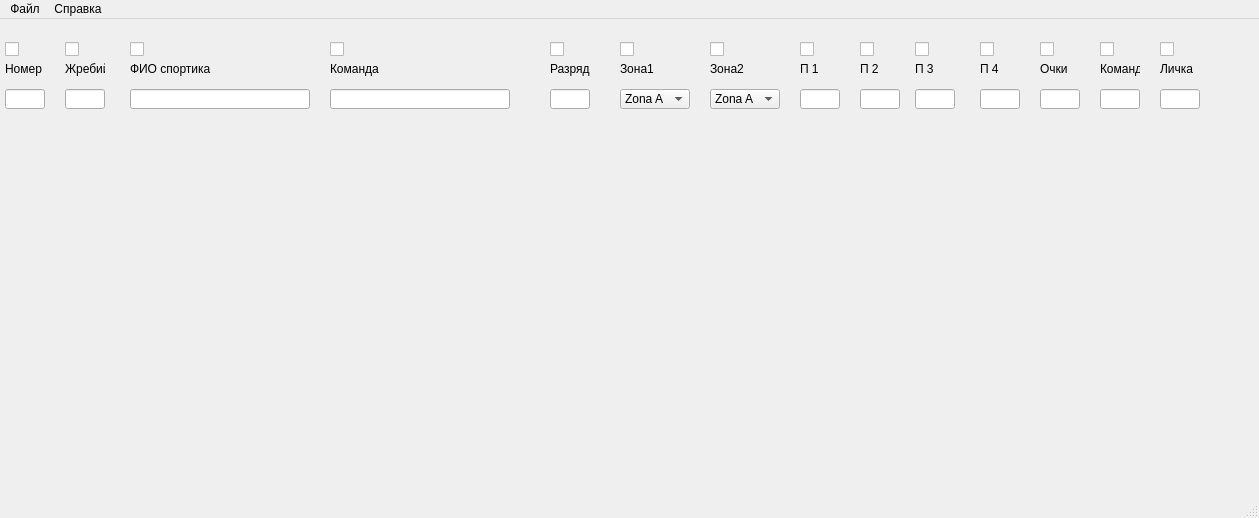
<?xml version="1.0" encoding="UTF-8"?>
<ui version="4.0">
 <class>MainWindow</class>
 <widget class="QMainWindow" name="MainWindow">
  <property name="geometry">
   <rect>
    <x>0</x>
    <y>0</y>
    <width>1259</width>
    <height>518</height>
   </rect>
  </property>
  <property name="windowTitle">
   <string>MainWindow</string>
  </property>
  <widget class="QWidget" name="centralwidget">
   <widget class="QLineEdit" name="Sportik_number_">
    <property name="geometry">
     <rect>
      <x>5</x>
      <y>70</y>
      <width>40</width>
      <height>20</height>
     </rect>
    </property>
   </widget>
   <widget class="QLineEdit" name="Sportik_fio_">
    <property name="geometry">
     <rect>
      <x>130</x>
      <y>70</y>
      <width>180</width>
      <height>20</height>
     </rect>
    </property>
   </widget>
   <widget class="QLineEdit" name="Sportik_period1_">
    <property name="geometry">
     <rect>
      <x>800</x>
      <y>70</y>
      <width>40</width>
      <height>20</height>
     </rect>
    </property>
   </widget>
   <widget class="QLineEdit" name="Sportik_period2_">
    <property name="geometry">
     <rect>
      <x>860</x>
      <y>70</y>
      <width>40</width>
      <height>20</height>
     </rect>
    </property>
   </widget>
   <widget class="QLineEdit" name="Sportik_period3_">
    <property name="geometry">
     <rect>
      <x>915</x>
      <y>70</y>
      <width>40</width>
      <height>20</height>
     </rect>
    </property>
   </widget>
   <widget class="QLineEdit" name="Sportik_period4_">
    <property name="geometry">
     <rect>
      <x>980</x>
      <y>70</y>
      <width>40</width>
      <height>20</height>
     </rect>
    </property>
   </widget>
   <widget class="QComboBox" name="Sportik_zona1_">
    <property name="geometry">
     <rect>
      <x>620</x>
      <y>70</y>
      <width>70</width>
      <height>20</height>
     </rect>
    </property>
    <item>
     <property name="text">
      <string>Zona A</string>
     </property>
    </item>
    <item>
     <property name="text">
      <string>Zona B</string>
     </property>
    </item>
    <item>
     <property name="text">
      <string>Zona C</string>
     </property>
    </item>
   </widget>
   <widget class="QComboBox" name="Sportik_zona2_">
    <property name="geometry">
     <rect>
      <x>710</x>
      <y>70</y>
      <width>70</width>
      <height>20</height>
     </rect>
    </property>
    <item>
     <property name="text">
      <string>Zona A</string>
     </property>
    </item>
    <item>
     <property name="text">
      <string>Zona B</string>
     </property>
    </item>
    <item>
     <property name="text">
      <string>Zona C</string>
     </property>
    </item>
   </widget>
   <widget class="QCheckBox" name="checkBox_number_">
    <property name="geometry">
     <rect>
      <x>5</x>
      <y>20</y>
      <width>40</width>
      <height>20</height>
     </rect>
    </property>
    <property name="sizePolicy">
     <sizepolicy hsizetype="Minimum" vsizetype="Fixed">
      <horstretch>0</horstretch>
      <verstretch>0</verstretch>
     </sizepolicy>
    </property>
    <property name="text">
     <string/>
    </property>
    <property name="checked">
     <bool>false</bool>
    </property>
   </widget>
   <widget class="QCheckBox" name="checkBox_fio_">
    <property name="geometry">
     <rect>
      <x>130</x>
      <y>20</y>
      <width>180</width>
      <height>20</height>
     </rect>
    </property>
    <property name="text">
     <string/>
    </property>
    <property name="checked">
     <bool>false</bool>
    </property>
   </widget>
   <widget class="QCheckBox" name="checkBox_zona1_">
    <property name="geometry">
     <rect>
      <x>620</x>
      <y>20</y>
      <width>70</width>
      <height>20</height>
     </rect>
    </property>
    <property name="text">
     <string/>
    </property>
    <property name="checked">
     <bool>false</bool>
    </property>
   </widget>
   <widget class="QCheckBox" name="checkBox_zona2_">
    <property name="geometry">
     <rect>
      <x>710</x>
      <y>20</y>
      <width>70</width>
      <height>20</height>
     </rect>
    </property>
    <property name="text">
     <string/>
    </property>
    <property name="checked">
     <bool>false</bool>
    </property>
   </widget>
   <widget class="QCheckBox" name="checkBox_period1_">
    <property name="geometry">
     <rect>
      <x>800</x>
      <y>20</y>
      <width>40</width>
      <height>20</height>
     </rect>
    </property>
    <property name="text">
     <string/>
    </property>
    <property name="checked">
     <bool>false</bool>
    </property>
   </widget>
   <widget class="QCheckBox" name="checkBox_period2_">
    <property name="geometry">
     <rect>
      <x>860</x>
      <y>20</y>
      <width>40</width>
      <height>20</height>
     </rect>
    </property>
    <property name="text">
     <string/>
    </property>
    <property name="checked">
     <bool>false</bool>
    </property>
   </widget>
   <widget class="QCheckBox" name="checkBox_period3_">
    <property name="geometry">
     <rect>
      <x>915</x>
      <y>20</y>
      <width>40</width>
      <height>20</height>
     </rect>
    </property>
    <property name="text">
     <string/>
    </property>
    <property name="checked">
     <bool>false</bool>
    </property>
   </widget>
   <widget class="QCheckBox" name="checkBox_period4_">
    <property name="geometry">
     <rect>
      <x>980</x>
      <y>20</y>
      <width>40</width>
      <height>20</height>
     </rect>
    </property>
    <property name="text">
     <string/>
    </property>
    <property name="checked">
     <bool>false</bool>
    </property>
   </widget>
   <widget class="QLineEdit" name="Sportik_points_">
    <property name="geometry">
     <rect>
      <x>1040</x>
      <y>70</y>
      <width>40</width>
      <height>20</height>
     </rect>
    </property>
   </widget>
   <widget class="QLineEdit" name="Sportik_team_place_">
    <property name="geometry">
     <rect>
      <x>1160</x>
      <y>70</y>
      <width>40</width>
      <height>20</height>
     </rect>
    </property>
   </widget>
   <widget class="QCheckBox" name="checkBox_points_">
    <property name="geometry">
     <rect>
      <x>1040</x>
      <y>20</y>
      <width>40</width>
      <height>20</height>
     </rect>
    </property>
    <property name="text">
     <string/>
    </property>
    <property name="checked">
     <bool>false</bool>
    </property>
   </widget>
   <widget class="QCheckBox" name="checkBox_team_place_">
    <property name="geometry">
     <rect>
      <x>1160</x>
      <y>20</y>
      <width>40</width>
      <height>20</height>
     </rect>
    </property>
    <property name="text">
     <string/>
    </property>
    <property name="checked">
     <bool>false</bool>
    </property>
   </widget>
   <widget class="QCheckBox" name="checkBox_team_">
    <property name="geometry">
     <rect>
      <x>330</x>
      <y>20</y>
      <width>180</width>
      <height>20</height>
     </rect>
    </property>
    <property name="text">
     <string/>
    </property>
    <property name="checked">
     <bool>false</bool>
    </property>
   </widget>
   <widget class="QLineEdit" name="Sportik_team_">
    <property name="geometry">
     <rect>
      <x>330</x>
      <y>70</y>
      <width>180</width>
      <height>20</height>
     </rect>
    </property>
   </widget>
   <widget class="QCheckBox" name="checkBox_rank_">
    <property name="geometry">
     <rect>
      <x>550</x>
      <y>20</y>
      <width>40</width>
      <height>20</height>
     </rect>
    </property>
    <property name="text">
     <string/>
    </property>
    <property name="checked">
     <bool>false</bool>
    </property>
   </widget>
   <widget class="QLineEdit" name="Sportik_rank_">
    <property name="geometry">
     <rect>
      <x>550</x>
      <y>70</y>
      <width>40</width>
      <height>20</height>
     </rect>
    </property>
   </widget>
   <widget class="QLineEdit" name="Sportik_lottery_">
    <property name="geometry">
     <rect>
      <x>65</x>
      <y>70</y>
      <width>40</width>
      <height>20</height>
     </rect>
    </property>
   </widget>
   <widget class="QCheckBox" name="checkBox_lottery_">
    <property name="geometry">
     <rect>
      <x>65</x>
      <y>20</y>
      <width>40</width>
      <height>20</height>
     </rect>
    </property>
    <property name="text">
     <string/>
    </property>
    <property name="checked">
     <bool>false</bool>
    </property>
   </widget>
   <widget class="QLabel" name="label_number_">
    <property name="geometry">
     <rect>
      <x>5</x>
      <y>40</y>
      <width>40</width>
      <height>20</height>
     </rect>
    </property>
    <property name="text">
     <string>Номер</string>
    </property>
   </widget>
   <widget class="QLabel" name="label_lottery_">
    <property name="geometry">
     <rect>
      <x>65</x>
      <y>40</y>
      <width>40</width>
      <height>20</height>
     </rect>
    </property>
    <property name="text">
     <string>Жребий</string>
    </property>
   </widget>
   <widget class="QLabel" name="label_fio_">
    <property name="geometry">
     <rect>
      <x>130</x>
      <y>40</y>
      <width>180</width>
      <height>20</height>
     </rect>
    </property>
    <property name="text">
     <string>ФИО спортика</string>
    </property>
   </widget>
   <widget class="QLabel" name="label_team_">
    <property name="geometry">
     <rect>
      <x>330</x>
      <y>40</y>
      <width>180</width>
      <height>20</height>
     </rect>
    </property>
    <property name="text">
     <string>Команда</string>
    </property>
   </widget>
   <widget class="QLabel" name="label_rank_">
    <property name="geometry">
     <rect>
      <x>550</x>
      <y>40</y>
      <width>40</width>
      <height>20</height>
     </rect>
    </property>
    <property name="text">
     <string>Разряд</string>
    </property>
   </widget>
   <widget class="QLabel" name="label_zona1_">
    <property name="geometry">
     <rect>
      <x>620</x>
      <y>40</y>
      <width>70</width>
      <height>20</height>
     </rect>
    </property>
    <property name="text">
     <string>Зона1</string>
    </property>
   </widget>
   <widget class="QLabel" name="label_zona2_">
    <property name="geometry">
     <rect>
      <x>710</x>
      <y>40</y>
      <width>70</width>
      <height>20</height>
     </rect>
    </property>
    <property name="text">
     <string>Зона2</string>
    </property>
   </widget>
   <widget class="QLabel" name="label_period1_">
    <property name="geometry">
     <rect>
      <x>800</x>
      <y>40</y>
      <width>40</width>
      <height>20</height>
     </rect>
    </property>
    <property name="text">
     <string>П 1</string>
    </property>
   </widget>
   <widget class="QLabel" name="label_period2_">
    <property name="geometry">
     <rect>
      <x>860</x>
      <y>40</y>
      <width>40</width>
      <height>20</height>
     </rect>
    </property>
    <property name="text">
     <string>П 2</string>
    </property>
   </widget>
   <widget class="QLabel" name="label_period3_">
    <property name="geometry">
     <rect>
      <x>915</x>
      <y>40</y>
      <width>40</width>
      <height>20</height>
     </rect>
    </property>
    <property name="text">
     <string>П 3</string>
    </property>
   </widget>
   <widget class="QLabel" name="label_period4_">
    <property name="geometry">
     <rect>
      <x>980</x>
      <y>40</y>
      <width>40</width>
      <height>20</height>
     </rect>
    </property>
    <property name="text">
     <string>П 4</string>
    </property>
   </widget>
   <widget class="QLabel" name="label_points_">
    <property name="geometry">
     <rect>
      <x>1040</x>
      <y>40</y>
      <width>40</width>
      <height>20</height>
     </rect>
    </property>
    <property name="text">
     <string>Очки</string>
    </property>
   </widget>
   <widget class="QLabel" name="label_team_place_">
    <property name="geometry">
     <rect>
      <x>1160</x>
      <y>40</y>
      <width>40</width>
      <height>20</height>
     </rect>
    </property>
    <property name="text">
     <string>Личка</string>
    </property>
   </widget>
   <widget class="QLabel" name="label_self_place_">
    <property name="geometry">
     <rect>
      <x>1100</x>
      <y>40</y>
      <width>40</width>
      <height>20</height>
     </rect>
    </property>
    <property name="text">
     <string>Команда</string>
    </property>
   </widget>
   <widget class="QLineEdit" name="Sportik_self_place_">
    <property name="geometry">
     <rect>
      <x>1100</x>
      <y>70</y>
      <width>40</width>
      <height>20</height>
     </rect>
    </property>
   </widget>
   <widget class="QCheckBox" name="checkBox_self_place_">
    <property name="geometry">
     <rect>
      <x>1100</x>
      <y>20</y>
      <width>40</width>
      <height>20</height>
     </rect>
    </property>
    <property name="text">
     <string/>
    </property>
    <property name="checked">
     <bool>false</bool>
    </property>
   </widget>
  </widget>
  <widget class="QMenuBar" name="menubar">
   <property name="geometry">
    <rect>
     <x>0</x>
     <y>0</y>
     <width>1259</width>
     <height>21</height>
    </rect>
   </property>
   <widget class="QMenu" name="MainMenuFile">
    <property name="title">
     <string>Файл</string>
    </property>
    <addaction name="MenuActionSettings"/>
    <addaction name="separator"/>
    <addaction name="MenuActionSave"/>
    <addaction name="MenuActionOpen"/>
    <addaction name="separator"/>
    <addaction name="MenuActionSend"/>
    <addaction name="separator"/>
    <addaction name="MenuActionQuit"/>
   </widget>
   <widget class="QMenu" name="MainMenuAbout">
    <property name="title">
     <string>Справка</string>
    </property>
    <addaction name="MenuActionAbout"/>
   </widget>
   <addaction name="MainMenuFile"/>
   <addaction name="MainMenuAbout"/>
  </widget>
  <widget class="QStatusBar" name="statusbar"/>
  <action name="MenuActionSettings">
   <property name="text">
    <string>Настройки</string>
   </property>
   <property name="menuRole">
    <enum>QAction::PreferencesRole</enum>
   </property>
  </action>
  <action name="MenuActionExit">
   <property name="text">
    <string>Выход</string>
   </property>
   <property name="menuRole">
    <enum>QAction::QuitRole</enum>
   </property>
  </action>
  <action name="MenuActionAbout">
   <property name="text">
    <string>О программе</string>
   </property>
   <property name="menuRole">
    <enum>QAction::AboutRole</enum>
   </property>
  </action>
  <action name="action_2">
   <property name="text">
    <string>Сохранить соревнования</string>
   </property>
  </action>
  <action name="MenuActionSave">
   <property name="text">
    <string>Сохранить</string>
   </property>
   <property name="menuRole">
    <enum>QAction::ApplicationSpecificRole</enum>
   </property>
  </action>
  <action name="MenuActionOpen">
   <property name="text">
    <string>Открыть</string>
   </property>
   <property name="menuRole">
    <enum>QAction::ApplicationSpecificRole</enum>
   </property>
  </action>
  <action name="MenuActionSend">
   <property name="text">
    <string>Отправить</string>
   </property>
   <property name="menuRole">
    <enum>QAction::ApplicationSpecificRole</enum>
   </property>
  </action>
  <action name="MenuActionQuit">
   <property name="text">
    <string>Выход</string>
   </property>
   <property name="menuRole">
    <enum>QAction::QuitRole</enum>
   </property>
  </action>
 </widget>
 <tabstops>
  <tabstop>Sportik_number_</tabstop>
  <tabstop>Sportik_fio_</tabstop>
  <tabstop>Sportik_zona1_</tabstop>
  <tabstop>Sportik_zona2_</tabstop>
  <tabstop>Sportik_period1_</tabstop>
  <tabstop>Sportik_period2_</tabstop>
  <tabstop>Sportik_period3_</tabstop>
  <tabstop>Sportik_period4_</tabstop>
  <tabstop>Sportik_points_</tabstop>
  <tabstop>Sportik_team_place_</tabstop>
  <tabstop>checkBox_zona2_</tabstop>
  <tabstop>checkBox_period1_</tabstop>
  <tabstop>checkBox_period2_</tabstop>
  <tabstop>checkBox_period3_</tabstop>
  <tabstop>checkBox_period4_</tabstop>
  <tabstop>checkBox_number_</tabstop>
  <tabstop>checkBox_fio_</tabstop>
  <tabstop>checkBox_zona1_</tabstop>
  <tabstop>checkBox_points_</tabstop>
  <tabstop>checkBox_team_place_</tabstop>
 </tabstops>
 <resources/>
 <connections>
  <connection>
   <sender>checkBox_team_</sender>
   <signal>clicked(bool)</signal>
   <receiver>Sportik_team_</receiver>
   <slot>setDisabled(bool)</slot>
   <hints>
    <hint type="sourcelabel">
     <x>419</x>
     <y>47</y>
    </hint>
    <hint type="destinationlabel">
     <x>419</x>
     <y>97</y>
    </hint>
   </hints>
  </connection>
  <connection>
   <sender>checkBox_number_</sender>
   <signal>clicked(bool)</signal>
   <receiver>Sportik_number_</receiver>
   <slot>setDisabled(bool)</slot>
   <hints>
    <hint type="sourcelabel">
     <x>24</x>
     <y>47</y>
    </hint>
    <hint type="destinationlabel">
     <x>24</x>
     <y>97</y>
    </hint>
   </hints>
  </connection>
  <connection>
   <sender>checkBox_lottery_</sender>
   <signal>clicked(bool)</signal>
   <receiver>Sportik_lottery_</receiver>
   <slot>setDisabled(bool)</slot>
   <hints>
    <hint type="sourcelabel">
     <x>84</x>
     <y>47</y>
    </hint>
    <hint type="destinationlabel">
     <x>84</x>
     <y>97</y>
    </hint>
   </hints>
  </connection>
  <connection>
   <sender>checkBox_fio_</sender>
   <signal>clicked(bool)</signal>
   <receiver>Sportik_fio_</receiver>
   <slot>setDisabled(bool)</slot>
   <hints>
    <hint type="sourcelabel">
     <x>219</x>
     <y>47</y>
    </hint>
    <hint type="destinationlabel">
     <x>219</x>
     <y>97</y>
    </hint>
   </hints>
  </connection>
  <connection>
   <sender>checkBox_rank_</sender>
   <signal>clicked(bool)</signal>
   <receiver>Sportik_rank_</receiver>
   <slot>setDisabled(bool)</slot>
   <hints>
    <hint type="sourcelabel">
     <x>569</x>
     <y>47</y>
    </hint>
    <hint type="destinationlabel">
     <x>569</x>
     <y>97</y>
    </hint>
   </hints>
  </connection>
  <connection>
   <sender>checkBox_zona1_</sender>
   <signal>clicked(bool)</signal>
   <receiver>Sportik_zona1_</receiver>
   <slot>setDisabled(bool)</slot>
   <hints>
    <hint type="sourcelabel">
     <x>654</x>
     <y>47</y>
    </hint>
    <hint type="destinationlabel">
     <x>654</x>
     <y>97</y>
    </hint>
   </hints>
  </connection>
  <connection>
   <sender>checkBox_zona2_</sender>
   <signal>clicked(bool)</signal>
   <receiver>Sportik_zona2_</receiver>
   <slot>setDisabled(bool)</slot>
   <hints>
    <hint type="sourcelabel">
     <x>744</x>
     <y>47</y>
    </hint>
    <hint type="destinationlabel">
     <x>744</x>
     <y>97</y>
    </hint>
   </hints>
  </connection>
  <connection>
   <sender>checkBox_period1_</sender>
   <signal>clicked(bool)</signal>
   <receiver>Sportik_period1_</receiver>
   <slot>setDisabled(bool)</slot>
   <hints>
    <hint type="sourcelabel">
     <x>819</x>
     <y>47</y>
    </hint>
    <hint type="destinationlabel">
     <x>819</x>
     <y>97</y>
    </hint>
   </hints>
  </connection>
  <connection>
   <sender>checkBox_period2_</sender>
   <signal>clicked(bool)</signal>
   <receiver>Sportik_period2_</receiver>
   <slot>setDisabled(bool)</slot>
   <hints>
    <hint type="sourcelabel">
     <x>879</x>
     <y>47</y>
    </hint>
    <hint type="destinationlabel">
     <x>879</x>
     <y>97</y>
    </hint>
   </hints>
  </connection>
  <connection>
   <sender>checkBox_period3_</sender>
   <signal>clicked(bool)</signal>
   <receiver>Sportik_period3_</receiver>
   <slot>setDisabled(bool)</slot>
   <hints>
    <hint type="sourcelabel">
     <x>934</x>
     <y>47</y>
    </hint>
    <hint type="destinationlabel">
     <x>934</x>
     <y>97</y>
    </hint>
   </hints>
  </connection>
  <connection>
   <sender>checkBox_period4_</sender>
   <signal>clicked(bool)</signal>
   <receiver>Sportik_period4_</receiver>
   <slot>setDisabled(bool)</slot>
   <hints>
    <hint type="sourcelabel">
     <x>999</x>
     <y>47</y>
    </hint>
    <hint type="destinationlabel">
     <x>999</x>
     <y>97</y>
    </hint>
   </hints>
  </connection>
  <connection>
   <sender>checkBox_points_</sender>
   <signal>clicked(bool)</signal>
   <receiver>Sportik_points_</receiver>
   <slot>setDisabled(bool)</slot>
   <hints>
    <hint type="sourcelabel">
     <x>1059</x>
     <y>47</y>
    </hint>
    <hint type="destinationlabel">
     <x>1059</x>
     <y>97</y>
    </hint>
   </hints>
  </connection>
  <connection>
   <sender>checkBox_self_place_</sender>
   <signal>clicked(bool)</signal>
   <receiver>Sportik_self_place_</receiver>
   <slot>setDisabled(bool)</slot>
   <hints>
    <hint type="sourcelabel">
     <x>1119</x>
     <y>47</y>
    </hint>
    <hint type="destinationlabel">
     <x>1119</x>
     <y>97</y>
    </hint>
   </hints>
  </connection>
  <connection>
   <sender>checkBox_team_place_</sender>
   <signal>clicked(bool)</signal>
   <receiver>Sportik_team_place_</receiver>
   <slot>setDisabled(bool)</slot>
   <hints>
    <hint type="sourcelabel">
     <x>1179</x>
     <y>47</y>
    </hint>
    <hint type="destinationlabel">
     <x>1179</x>
     <y>97</y>
    </hint>
   </hints>
  </connection>
  <connection>
   <sender>MenuActionExit</sender>
   <signal>triggered(bool)</signal>
   <receiver>Sportik_fio_</receiver>
   <slot>setDisabled(bool)</slot>
   <hints>
    <hint type="sourcelabel">
     <x>136</x>
     <y>54</y>
    </hint>
    <hint type="destinationlabel">
     <x>219</x>
     <y>100</y>
    </hint>
   </hints>
  </connection>
  <connection>
   <sender>MenuActionAbout</sender>
   <signal>triggered(bool)</signal>
   <receiver>Sportik_fio_</receiver>
   <slot>setDisabled(bool)</slot>
   <hints>
    <hint type="sourcelabel">
     <x>91</x>
     <y>112</y>
    </hint>
    <hint type="destinationlabel">
     <x>219</x>
     <y>100</y>
    </hint>
   </hints>
  </connection>
  <connection>
   <sender>MenuActionOpen</sender>
   <signal>triggered(bool)</signal>
   <receiver>Sportik_fio_</receiver>
   <slot>setDisabled(bool)</slot>
   <hints>
    <hint type="sourcelabel">
     <x>-1</x>
     <y>-1</y>
    </hint>
    <hint type="destinationlabel">
     <x>219</x>
     <y>100</y>
    </hint>
   </hints>
  </connection>
  <connection>
   <sender>MenuActionQuit</sender>
   <signal>triggered(bool)</signal>
   <receiver>Sportik_fio_</receiver>
   <slot>setDisabled(bool)</slot>
   <hints>
    <hint type="sourcelabel">
     <x>-1</x>
     <y>-1</y>
    </hint>
    <hint type="destinationlabel">
     <x>219</x>
     <y>100</y>
    </hint>
   </hints>
  </connection>
  <connection>
   <sender>MenuActionSave</sender>
   <signal>triggered(bool)</signal>
   <receiver>Sportik_fio_</receiver>
   <slot>setDisabled(bool)</slot>
   <hints>
    <hint type="sourcelabel">
     <x>-1</x>
     <y>-1</y>
    </hint>
    <hint type="destinationlabel">
     <x>219</x>
     <y>100</y>
    </hint>
   </hints>
  </connection>
  <connection>
   <sender>MenuActionSend</sender>
   <signal>triggered(bool)</signal>
   <receiver>Sportik_fio_</receiver>
   <slot>setDisabled(bool)</slot>
   <hints>
    <hint type="sourcelabel">
     <x>-1</x>
     <y>-1</y>
    </hint>
    <hint type="destinationlabel">
     <x>219</x>
     <y>100</y>
    </hint>
   </hints>
  </connection>
  <connection>
   <sender>MenuActionSettings</sender>
   <signal>triggered(bool)</signal>
   <receiver>Sportik_fio_</receiver>
   <slot>setDisabled(bool)</slot>
   <hints>
    <hint type="sourcelabel">
     <x>-1</x>
     <y>-1</y>
    </hint>
    <hint type="destinationlabel">
     <x>219</x>
     <y>100</y>
    </hint>
   </hints>
  </connection>
 </connections>
</ui>
